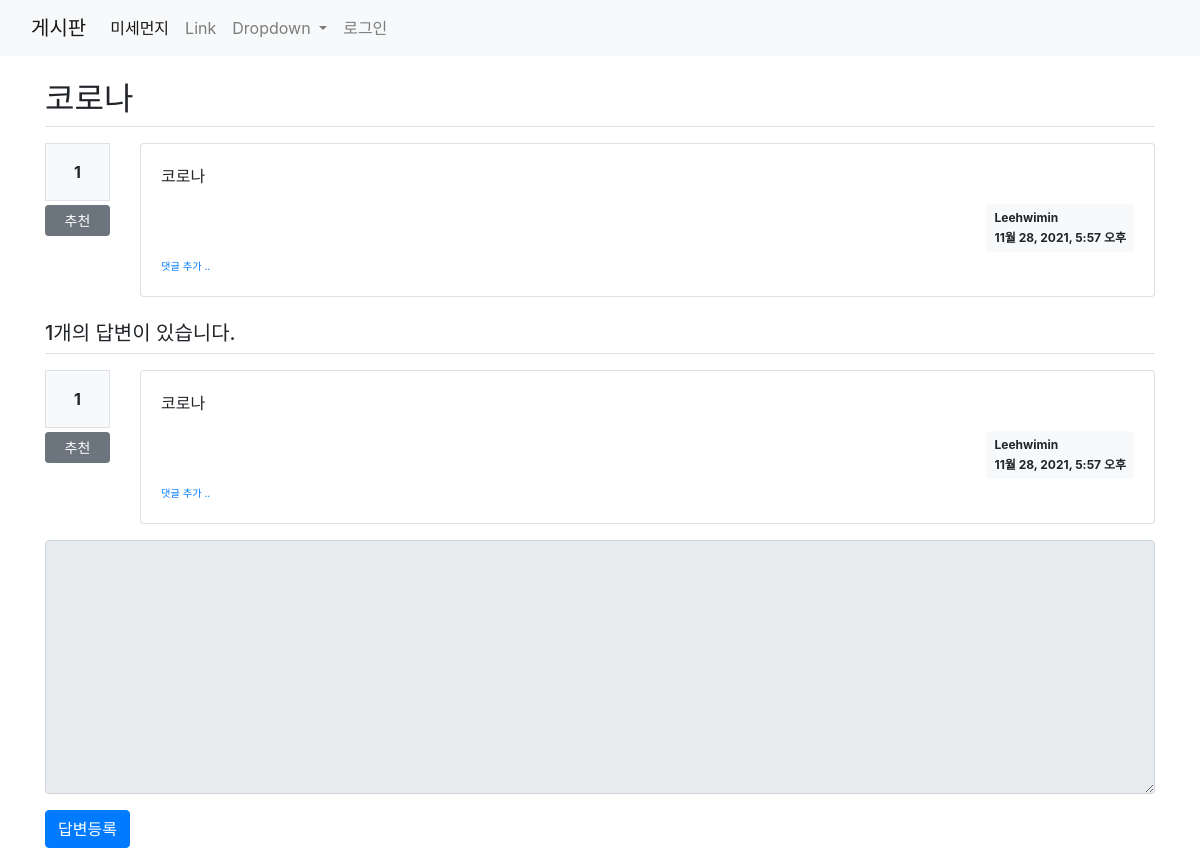
Screenshot of /pybo/29/ with the database file from the repository.
### pybo/models.py (models this page shows, shortened)
class Question(models.Model):
    author = models.ForeignKey(User, on_delete=models.CASCADE, related_name='author_question')
    subject = models.CharField(max_length=200)
    content = models.TextField()
    create_date = models.DateTimeField()
    modify_date = models.DateTimeField(null=True, blank=True)
    voter = models.ManyToManyField(User, related_name='voter_question')  # 추천인 추가

class Answer(models.Model):
    author = models.ForeignKey(User, on_delete=models.CASCADE, related_name='author_answer')
    question = models.ForeignKey(Question, on_delete=models.CASCADE)
    content = models.TextField()
    create_date = models.DateTimeField()
    modify_date = models.DateTimeField(null=True, blank=True)
    voter = models.ManyToManyField(User, related_name='voter_answer')

### pybo/views/base_views.py (the view)
def detail(request, question_id):
    question = get_object_or_404(Question, pk=question_id)
    context = {'question': question}
    return render(request, 'pybo/question_detail.html', context)

### pybo/templatetags/pybo_filter.py (called while the page is built)
@register.filter()
def mark(value):
    extensions = ["nl2br", "fenced_code"]
    return mark_safe(markdown.markdown(value, extensions=extensions))

### templates/pybo/question_detail.html (shortened to what this page needs)
{% extends 'base.html' %}
{% load pybo_filter %}
{% block content %}
<div class="container my-3">
    <h2 class="border-bottom py-2">{{ question.subject }}</h2>
    <div class="row my-3">
        <div class="col-1">
            <div class="bg-light text-center p-3 border font-weight-bolder mb-1">{{question.voter.count}}</div>
            <a href="#" data-uri="{% url 'pybo:vote_question' question.id  %}"
               class="recommend btn btn-sm btn-secondary btn-block my-1">추천</a>
        </div>
        <div class="col-11">
    <div class="card">
        <div class="card-body">
            <div class="card-text">{{ question.content|mark }}</div>
            <div class="d-flex justify-content-end">
                <div class="badge badge-light p-2 text-left">
                    <div class="mb-2">{{ question.author.username }}</div>
                    <div>{{ question.create_date }}</div>
                </div>
            </div>
    <div>
        <a href="{% url 'pybo:comment_create_question' question.id  %}"
           class="small"><small>댓글 추가 ..</small></a>
    </div>
        </div>
    </div>
            </div>
    </div>
    <h5 class="border-bottom my-3 py-2">{{question.answer_set.count}}개의 답변이 있습니다.</h5>
    {% for answer in question.answer_set.all %}
    <div class="row my-3">
    <div class="col-1">
        <div class="bg-light text-center p-3 border font-weight-bolder mb-1">{{answer.voter.count}}</div>
        <a href="#" data-uri="{% url 'pybo:vote_answer' answer.id  %}"
            class="recommend btn btn-sm btn-secondary btn-block my-1">추천</a>
    </div>
    <div class="col-11">
    <div class="card">
        <div class="card-body">
            <div class="card-text">{{ answer.content|mark }}</div>
            <div class="d-flex justify-content-end">
                <div class="badge badge-light p-2 text-left">
                    <div class="mb-2">{{ answer.author.username }}</div>
                    <div>{{ answer.create_date }}</div>
                </div>
            </div>
        <div>
            <a href="{% url 'pybo:comment_create_answer' answer.id  %}"
               class="small"><small>댓글 추가 ..</small></a>
        </div>
        </div>
    </div>
         </div>
</div>
    {% endfor %}
    <form action="{% url 'pybo:answer_create' question.id %}" method="post" class="my-3">
        <div class="form-group">
            <textarea {% if not user.is_authenticated %}disabled{% endif %}
              name="content" id="content" class="form-control" rows="10"></textarea>
        </div>
        <input type="submit" value="답변등록" class="btn btn-primary">
    </form>
</div>
{% endblock %}

### rows the page displays
Question: subject "코로나", voter.count "1", content|mark "코로나", author.username "Leehwimin", create_date "11월 28, 2021, 5:57 오후", answer_set.count "1"
Answer: voter.count "1", content|mark "코로나", author.username "Leehwimin", create_date "11월 28, 2021, 5:57 오후"
